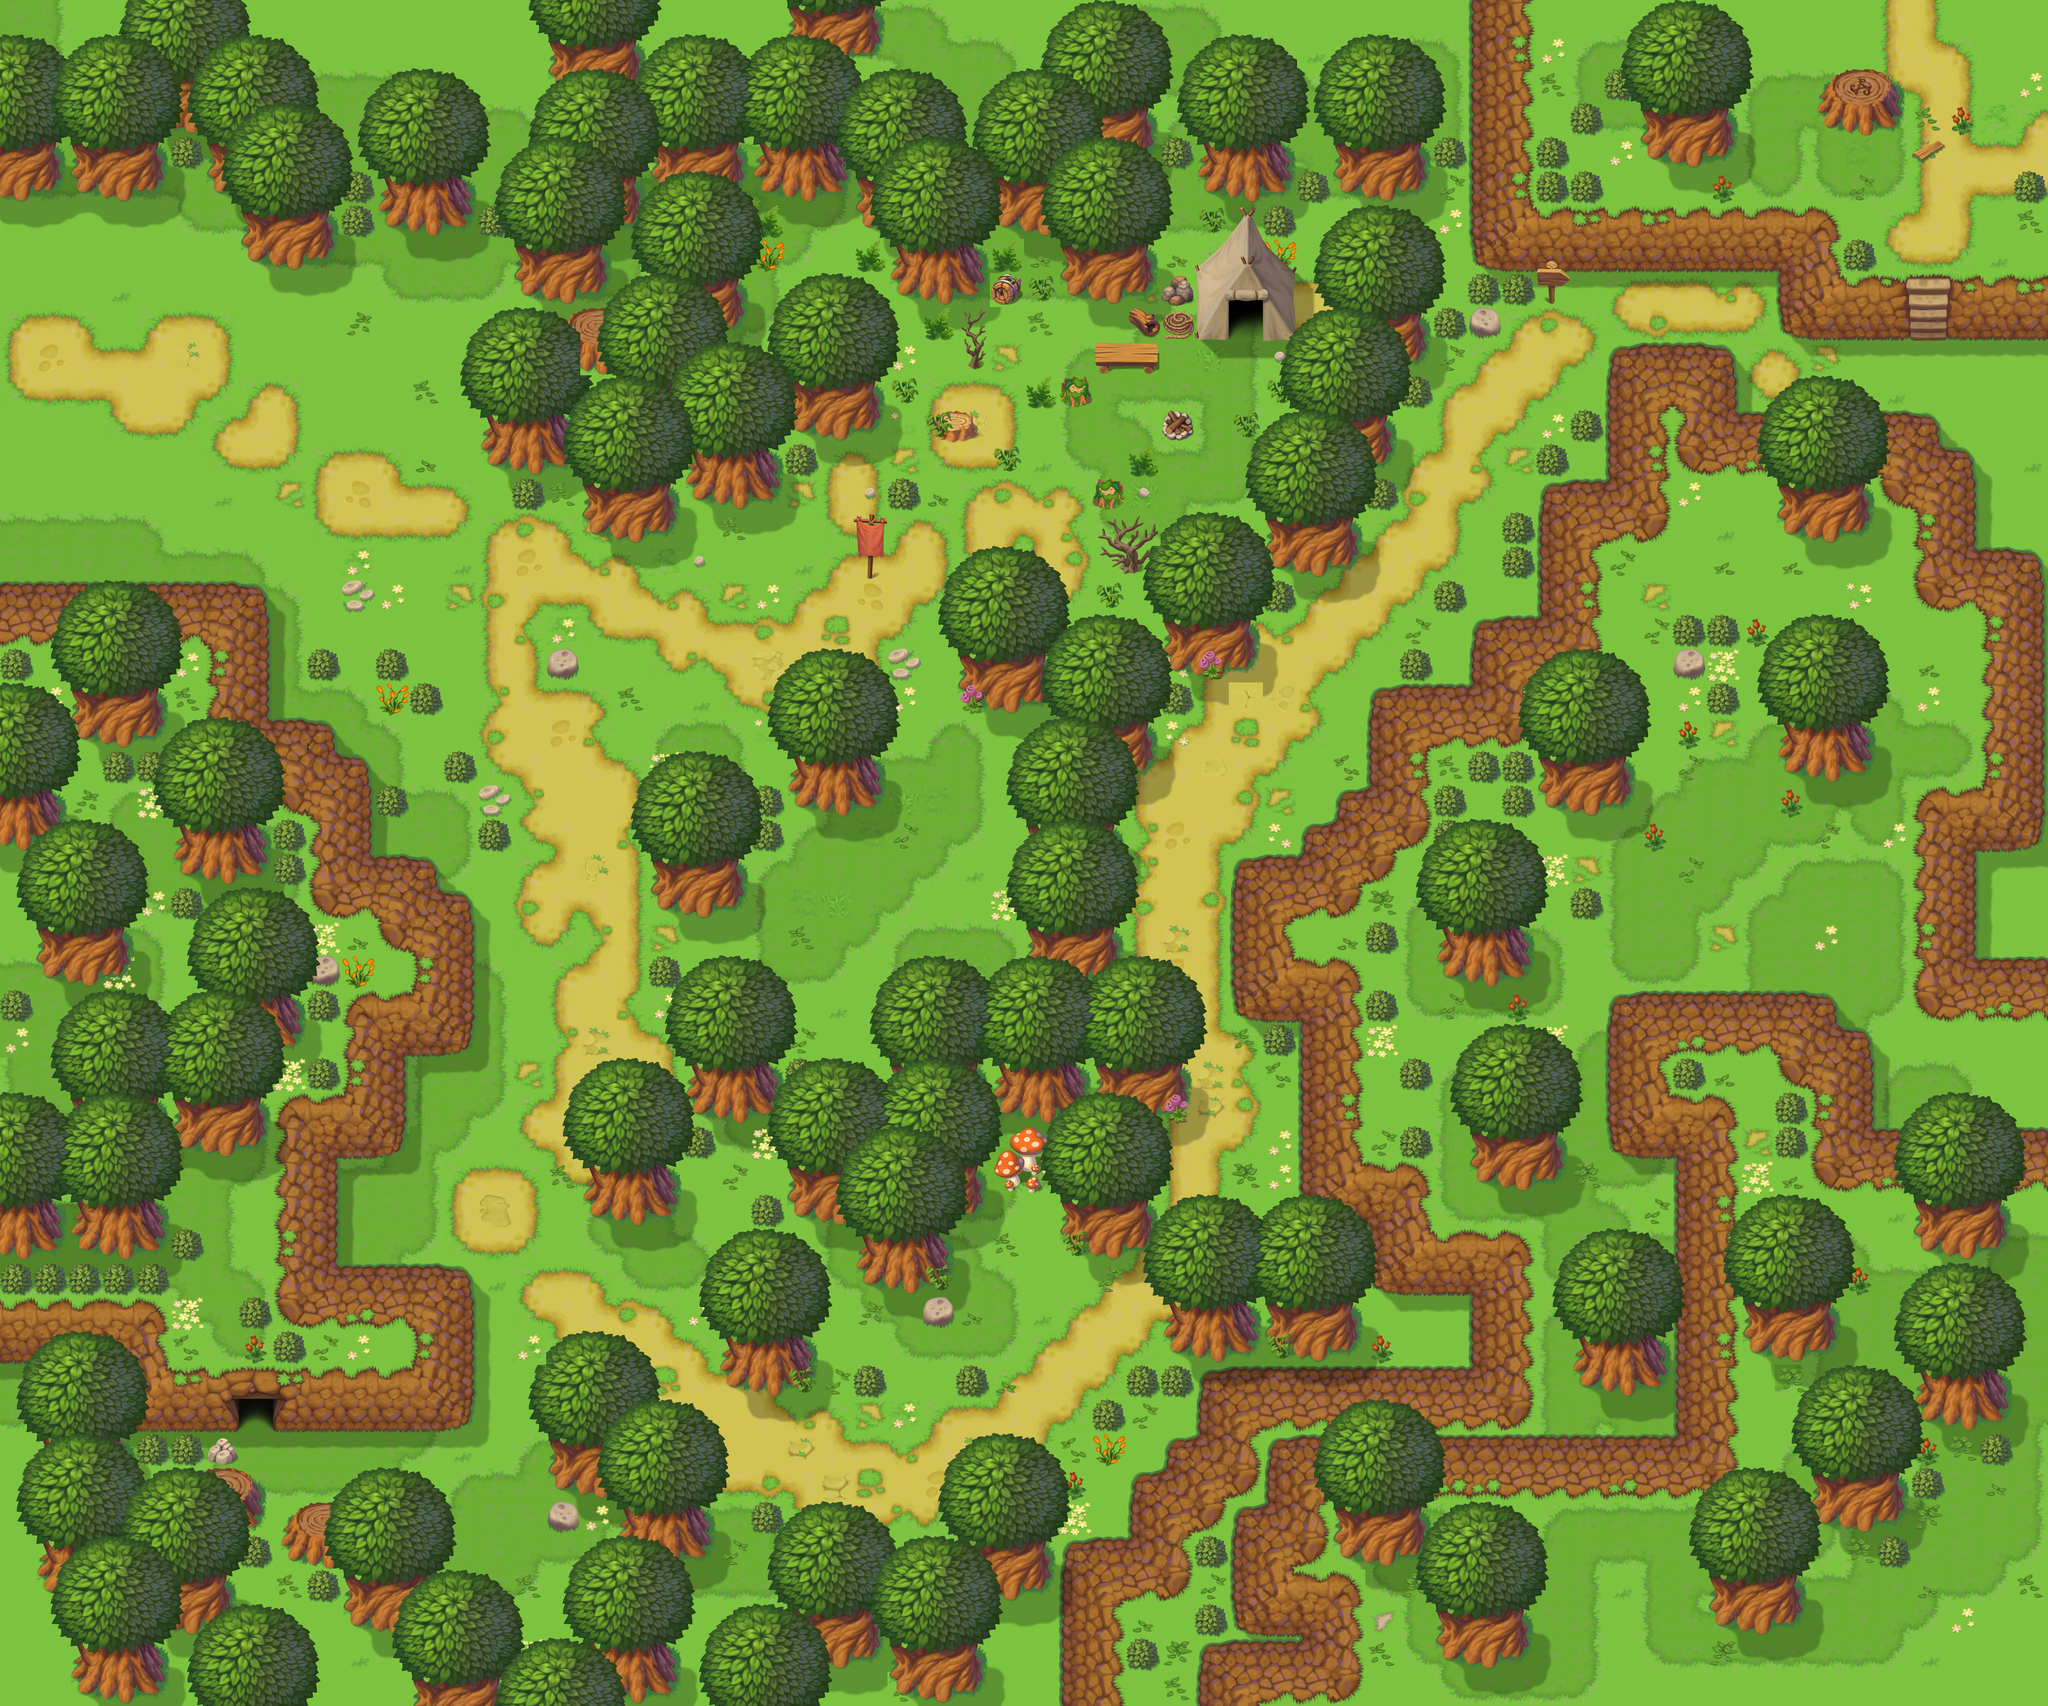

The image is a tile-based game level rendered from a .tmx file. Its description and source (layers, tilesets, objects; grid data summarised) follow:
An orthogonal 60x50 tile map with 64x64 px tiles, 7 tile layers (Ground, Shadows, Decorations, Obstacles_low, ...), 4 tilesets and 1 object (map_1).

<map version="1.5" tiledversion="1.5.0" orientation="orthogonal" renderorder="right-down" width="60" height="50" tilewidth="64" tileheight="64" infinite="0" nextlayerid="11" nextobjectid="7">
 <editorsettings>
  <export target="Area through forest.json" format="json" />
 </editorsettings>
 <tileset firstgid="1" source="All_terrain@64x64.tsx" />
 <tileset firstgid="305" source="Grassland-hills-rocks@64x64.tsx" />
 <tileset firstgid="561" source="Shadows@64x64_all.tsx" />
 <tileset firstgid="741" source="Extra_objects@64x64.tsx" />
 <layer id="1" name="Ground" width="60" height="50">
  <data>[3000 cells, 3000 non-empty, 62 distinct tile ids]</data>
 </layer>
 <objectgroup id="8" name="Portals">
  <object id="2" name="map_1" x="0" y="420" width="62" height="626" />
 </objectgroup>
 <objectgroup id="9" name="NPCs" />
 <layer id="2" name="Shadows" width="60" height="50">
  <data>[3000 cells, 941 non-empty, 30 distinct tile ids]</data>
 </layer>
 <layer id="3" name="Decorations" width="60" height="50">
  <data>[3000 cells, 244 non-empty, 25 distinct tile ids]</data>
 </layer>
 <layer id="4" name="Obstacles_low" width="60" height="50">
  <data>[3000 cells, 1134 non-empty, 109 distinct tile ids]</data>
 </layer>
 <layer id="5" name="Obstacles_high" width="60" height="50">
  <data>[3000 cells, 21 non-empty, 8 distinct tile ids]</data>
 </layer>
 <layer id="6" name="Above_low" width="60" height="50">
  <data>[3000 cells, 971 non-empty, 29 distinct tile ids]</data>
 </layer>
 <layer id="7" name="Above_high" width="60" height="50" locked="1">
  <data>[3000 cells, 239 non-empty, 15 distinct tile ids]</data>
 </layer>
</map>
